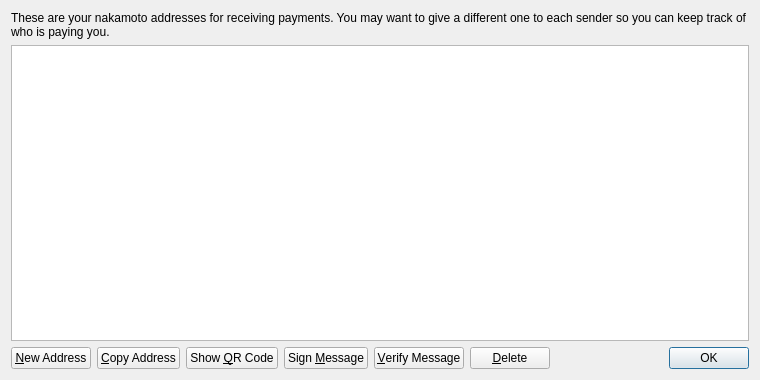
<?xml version="1.0" encoding="UTF-8"?>
<ui version="4.0">
 <class>AddressBookPage</class>
 <widget class="QWidget" name="AddressBookPage">
  <property name="geometry">
   <rect>
    <x>0</x>
    <y>0</y>
    <width>760</width>
    <height>380</height>
   </rect>
  </property>
  <property name="windowTitle">
   <string>Address Book</string>
  </property>
  <layout class="QVBoxLayout" name="verticalLayout">
   <item>
    <widget class="QLabel" name="labelExplanation">
     <property name="text">
      <string>These are your nakamoto addresses for receiving payments. You may want to give a different one to each sender so you can keep track of who is paying you.</string>
     </property>
     <property name="textFormat">
      <enum>Qt::PlainText</enum>
     </property>
     <property name="wordWrap">
      <bool>true</bool>
     </property>
    </widget>
   </item>
   <item>
    <widget class="QTableView" name="tableView">
     <property name="contextMenuPolicy">
      <enum>Qt::CustomContextMenu</enum>
     </property>
     <property name="toolTip">
      <string>Double-click to edit address or label</string>
     </property>
     <property name="tabKeyNavigation">
      <bool>false</bool>
     </property>
     <property name="alternatingRowColors">
      <bool>true</bool>
     </property>
     <property name="selectionMode">
      <enum>QAbstractItemView::SingleSelection</enum>
     </property>
     <property name="selectionBehavior">
      <enum>QAbstractItemView::SelectRows</enum>
     </property>
     <property name="sortingEnabled">
      <bool>true</bool>
     </property>
     <attribute name="verticalHeaderVisible">
      <bool>false</bool>
     </attribute>
    </widget>
   </item>
   <item>
    <layout class="QHBoxLayout" name="horizontalLayout">
     <item>
      <widget class="QPushButton" name="newAddressButton">
       <property name="toolTip">
        <string>Create a new address</string>
       </property>
       <property name="text">
        <string>&amp;New Address</string>
       </property>
       <property name="icon">
        <iconset resource="../bitcoin.qrc">
         <normaloff>:/icons/add</normaloff>:/icons/add</iconset>
       </property>
      </widget>
     </item>
     <item>
      <widget class="QPushButton" name="copyToClipboard">
       <property name="toolTip">
        <string>Copy the currently selected address to the system clipboard</string>
       </property>
       <property name="text">
        <string>&amp;Copy Address</string>
       </property>
       <property name="icon">
        <iconset resource="../bitcoin.qrc">
         <normaloff>:/icons/editcopy</normaloff>:/icons/editcopy</iconset>
       </property>
      </widget>
     </item>
     <item>
      <widget class="QPushButton" name="showQRCode">
       <property name="text">
        <string>Show &amp;QR Code</string>
       </property>
       <property name="icon">
        <iconset resource="../bitcoin.qrc">
         <normaloff>:/icons/qrcode</normaloff>:/icons/qrcode</iconset>
       </property>
      </widget>
     </item>
     <item>
      <widget class="QPushButton" name="signMessage">
       <property name="toolTip">
        <string>Sign a message to prove you own a nakamoto address</string>
       </property>
       <property name="text">
        <string>Sign &amp;Message</string>
       </property>
       <property name="icon">
        <iconset resource="../bitcoin.qrc">
         <normaloff>:/icons/edit</normaloff>:/icons/edit</iconset>
       </property>
      </widget>
     </item>
     <item>
      <widget class="QPushButton" name="verifyMessage">
       <property name="toolTip">
        <string>Verify a message to ensure it was signed with a specified nakamoto address</string>
       </property>
       <property name="text">
        <string>&amp;Verify Message</string>
       </property>
       <property name="icon">
        <iconset resource="../bitcoin.qrc">
         <normaloff>:/icons/transaction_0</normaloff>:/icons/transaction_0</iconset>
       </property>
      </widget>
     </item>
     <item>
      <widget class="QPushButton" name="deleteButton">
       <property name="toolTip">
        <string>Delete the currently selected address from the list</string>
       </property>
       <property name="text">
        <string>&amp;Delete</string>
       </property>
       <property name="icon">
        <iconset resource="../bitcoin.qrc">
         <normaloff>:/icons/remove</normaloff>:/icons/remove</iconset>
       </property>
      </widget>
     </item>
     <item>
      <spacer name="horizontalSpacer">
       <property name="orientation">
        <enum>Qt::Horizontal</enum>
       </property>
       <property name="sizeHint" stdset="0">
        <size>
         <width>40</width>
         <height>20</height>
        </size>
       </property>
      </spacer>
     </item>
     <item>
      <widget class="QDialogButtonBox" name="buttonBox">
       <property name="sizePolicy">
        <sizepolicy hsizetype="Maximum" vsizetype="Fixed">
         <horstretch>0</horstretch>
         <verstretch>0</verstretch>
        </sizepolicy>
       </property>
       <property name="standardButtons">
        <set>QDialogButtonBox::Ok</set>
       </property>
      </widget>
     </item>
    </layout>
   </item>
  </layout>
 </widget>
 <resources>
  <include location="../bitcoin.qrc"/>
 </resources>
 <connections/>
</ui>
